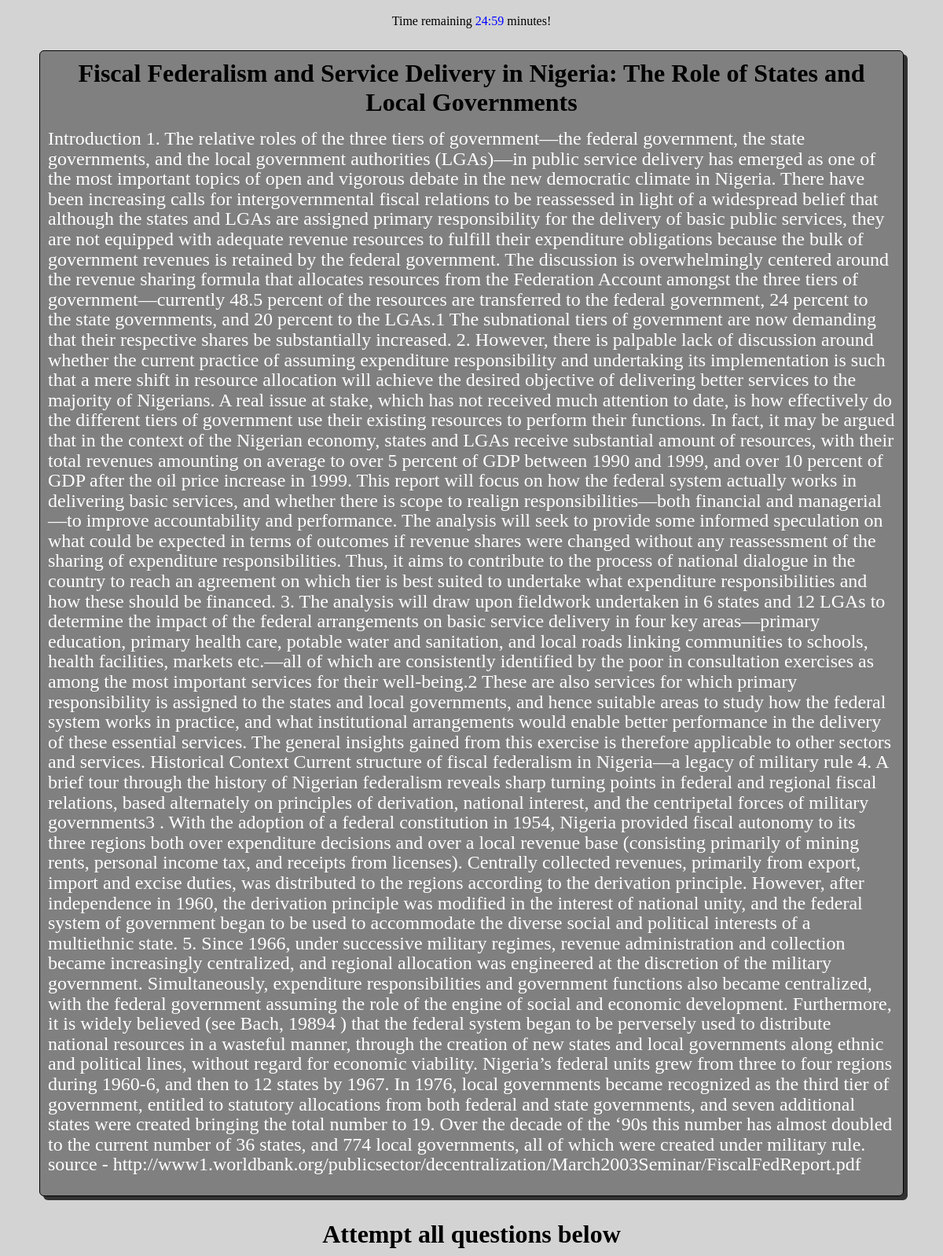
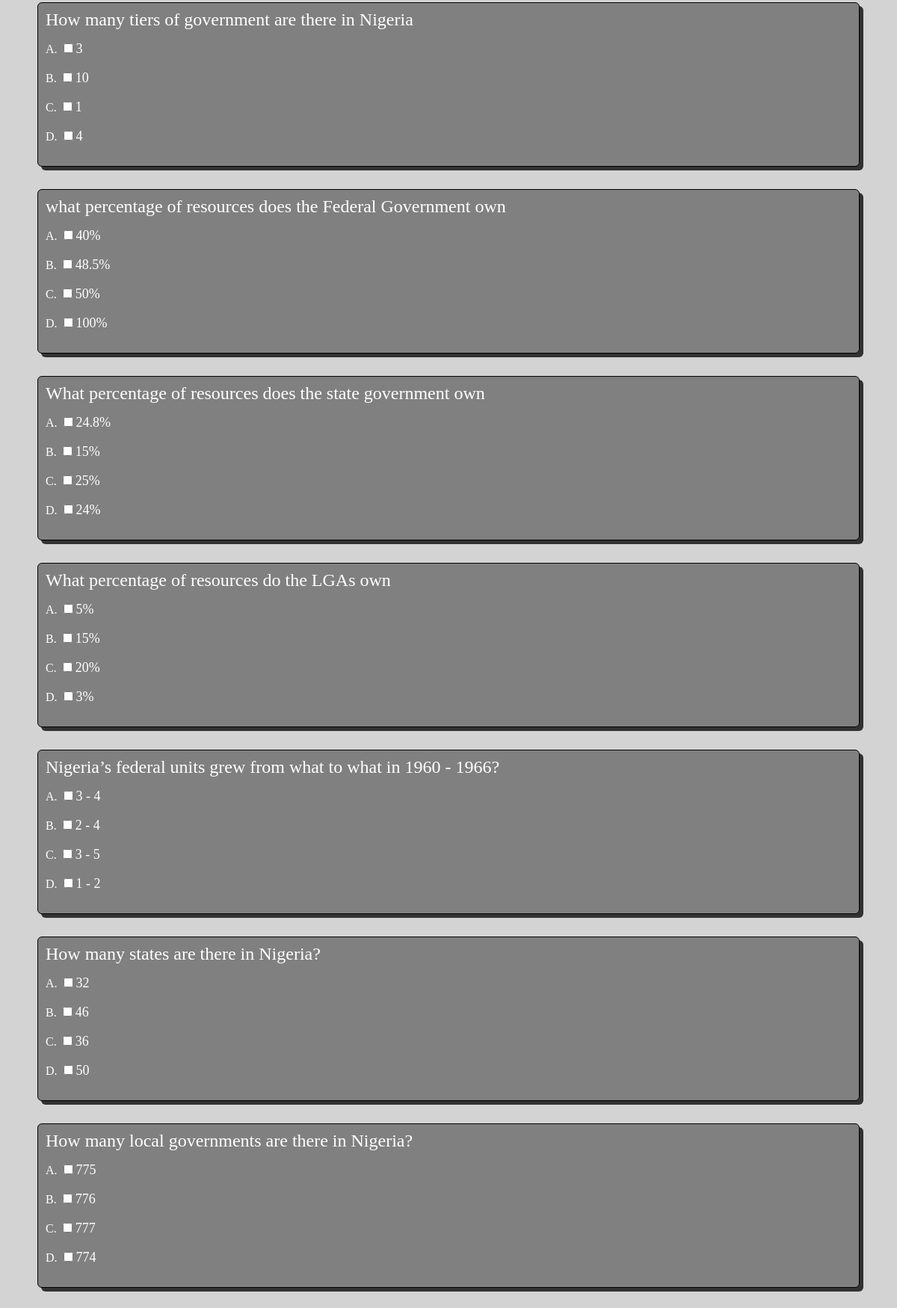
Screenshot of /start/ (upper part) with the database file from the repository (2 pictures, top to bottom).
### multichoice/models.py (models this page shows, shortened)
class Story(models.Model):
	story_text = models.TextField()
	story_title = models.CharField(max_length=600, default="Title Here")

class Question(models.Model):
	story = models.ForeignKey(Story, on_delete=models.CASCADE)
	question_text = models.CharField(max_length=600, default="default question")
	correct_ans = models.CharField(max_length=600, default="default correct answer")
	option_a = models.CharField(max_length=600, default="default")
	option_b = models.CharField(max_length=600, default="default")
	option_c = models.CharField(max_length=600, default="default")
	option_d = models.CharField(max_length=600, default="default")

### multichoice/views.py (the view, shortened to what this page needs)
# urls.py: path('start/', views.start, name="start"),
def start(request):
	global SCORE
	global SCORE_PERCENTAGE
	global REMARK
	try:
		story = Story.objects.last()
	except:
		story = []
	if request.method == "GET":
		questions = story.question_set.all()
		context = {"story": story, "questions": questions}
		return render(request, "multichoice/index.html", context)

### multichoice/templates/multichoice/index.html (shortened to what this page needs)
<html>
<head>
</head>
<body>
	<br/>
	<center>
		<div>Time remaining <span id="time" style="color: blue;">25:00</span> minutes!</div>
	</center>
	<br/>
	<form method="POST" class="container">
		<div class="card story">
			<center>
				<h1> {{story.story_title}} </h1>
			</center>
			<p>
				{{story.story_text}}
			</p>
		</div>
		<center>
			<h1 class="heading">Attempt all questions below</h1>
		</center>
		{% if questions %}
			{% for question in questions %}
				<div class="card">
					<p>
						{{question.question_text}}
					</p>
					<span>A.</span>&nbsp;
					<input type="checkbox" name="answer" value="{{question.option_a}}" />
					<span class="answer">{{question.option_a}}</span>
					<br/><br/>
					<span>B.</span>&nbsp;
					<input type="checkbox" name="answer" value="{{question.option_b}}" />
					<span class="answer">{{question.option_b}}</span>
					<br/><br/>
					<span>C.</span>&nbsp;
					<input type="checkbox" name="answer" value="{{question.option_c}}" />
					<span class="answer">{{question.option_c}}</span>
					</br><br/>
					<span>D.</span>&nbsp;
					<input type="checkbox" name="answer" value="{{question.option_d}}" />
					<span class="answer">{{question.option_d}}</span>
					</br><br/>
				</div>
			{% endfor %}
		{% endif %}
	</form>
</body>
</html>

### multichoice/templates/includes/alert.html (shortened to what this page needs)
{% load static %}

### multichoice/templates/multichoice/index.html (style rules this page uses)
* { box-sizing: border-box; padding: 0; margin: 0; }
body { background-color: #D3D3D3; }
.heading { margin-bottom: 12px; }
.container { padding: 10px; }
.card { width: 1100px; min-height: 220px; border: 1px solid black; background-color: grey; border-radius: 6px; padding: 10px; box-shadow: 5px 5px rgba(0,0,0,0.76); margin: 0 auto; margin-bottom: 30px; color: white; }
.card p { font-size: 24px; line-height: 1.6rem; margin-bottom: 16px; }
.card span.answer { font-size: 18px; }
.story h1 { color: black; margin-bottom: 15px; }

### rows the page displays
Story: story_title "Fiscal Federalism and Service Delivery in Nigeria: The Role of States and Local Governments", story_text "Introduction 1. The relative roles of the three tiers of government—the federal government, the state governments, and the local government authorities (LGAs)—in public service delivery has emerged as one of the most important topics of open and vigorous debate in the new democratic climate in Nigeria. There have been increasing calls for intergovernmental fiscal relations to be reassessed in light of a widespread belief that although the states and LGAs are assigned primary responsibility for the delivery of basic public services, they are not equipped with adequate revenue resources to fulfill their expenditure obligations because the bulk of government revenues is retained by the federal…"
Question: question_text "How many tiers of government are there in Nigeria", option_a "3", option_b "10", option_c "1", option_d "4"
Question: question_text "what percentage of resources does the Federal Government own", option_a "40%", option_b "48.5%", option_c "50%", option_d "100%"
Question: question_text "What percentage of resources does the state government own", option_a "24.8%", option_b "15%", option_c "25%", option_d "24%"
Question: question_text "What percentage of resources do the LGAs own", option_a "5%", option_b "15%", option_c "20%", option_d "3%"
Question: question_text "Nigeria’s federal units grew from what to what in 1960 - 1966?", option_a "3 - 4", option_b "2 - 4", option_c "3 - 5", option_d "1 - 2"
Question: question_text "How many states are there in Nigeria?", option_a "32", option_b "46", option_c "36", option_d "50"
Question: question_text "How many local governments are there in Nigeria?", option_a "775", option_b "776", option_c "777", option_d "774"
